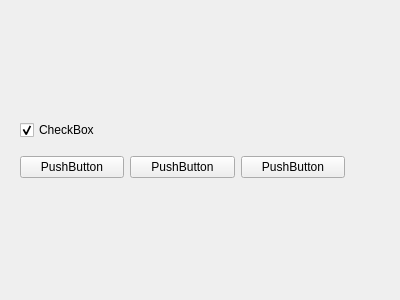
<?xml version="1.0" encoding="UTF-8"?>
<ui version="4.0">
 <class>Form</class>
 <widget class="QWidget" name="Form">
  <property name="geometry">
   <rect>
    <x>0</x>
    <y>0</y>
    <width>400</width>
    <height>300</height>
   </rect>
  </property>
  <property name="windowTitle">
   <string>Form</string>
  </property>
  <widget class="QWidget" name="verticalLayoutWidget">
   <property name="geometry">
    <rect>
     <x>20</x>
     <y>110</y>
     <width>325</width>
     <height>80</height>
    </rect>
   </property>
   <layout class="QVBoxLayout" name="verticalLayout">
    <item>
     <widget class="QCheckBox" name="checkBox">
      <property name="text">
       <string>CheckBox</string>
      </property>
      <property name="checked">
       <bool>true</bool>
      </property>
     </widget>
    </item>
    <item>
     <layout class="QHBoxLayout" name="horizontalLayout">
      <item>
       <widget class="QPushButton" name="pushButton_4">
        <property name="text">
         <string>PushButton</string>
        </property>
       </widget>
      </item>
      <item>
       <widget class="QPushButton" name="pushButton_3">
        <property name="text">
         <string>PushButton</string>
        </property>
       </widget>
      </item>
      <item>
       <widget class="QPushButton" name="pushButton_2">
        <property name="text">
         <string>PushButton</string>
        </property>
       </widget>
      </item>
     </layout>
    </item>
   </layout>
  </widget>
 </widget>
 <resources/>
 <connections/>
</ui>
